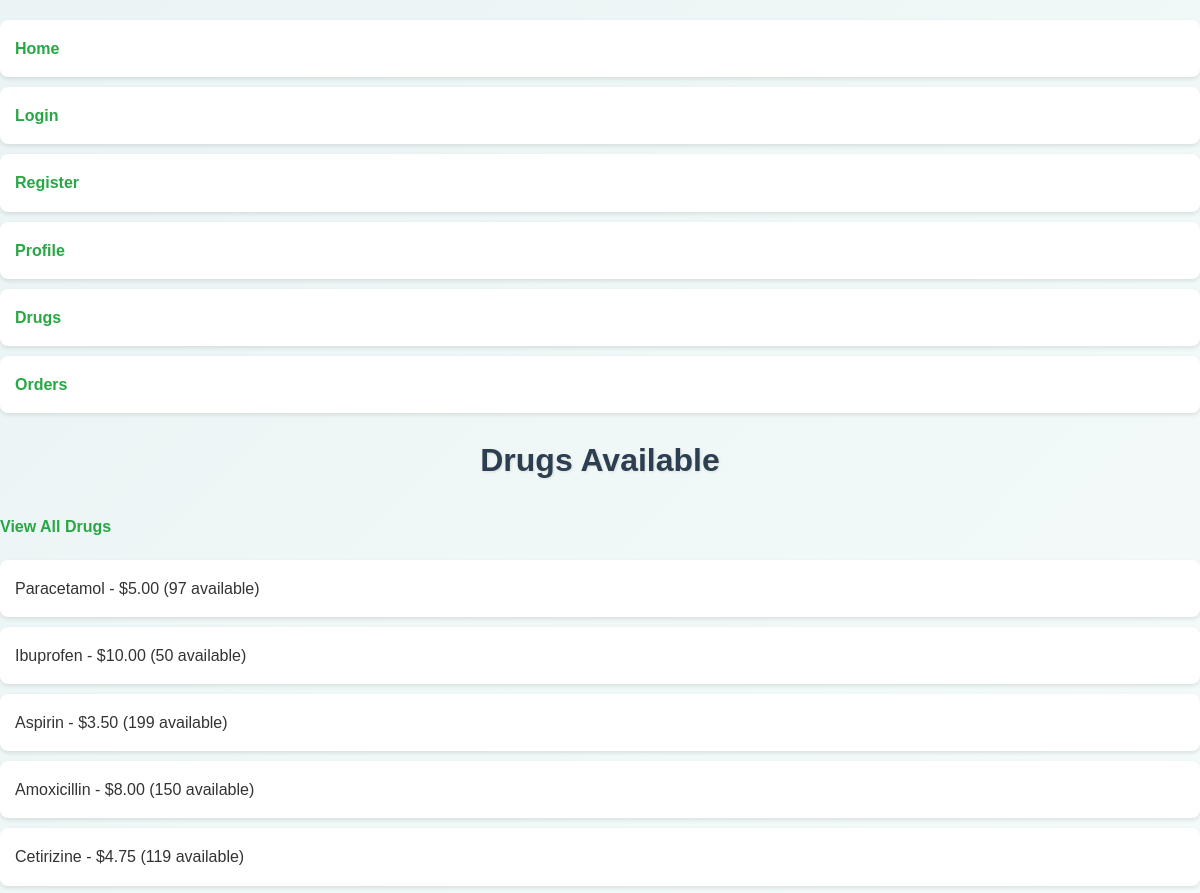
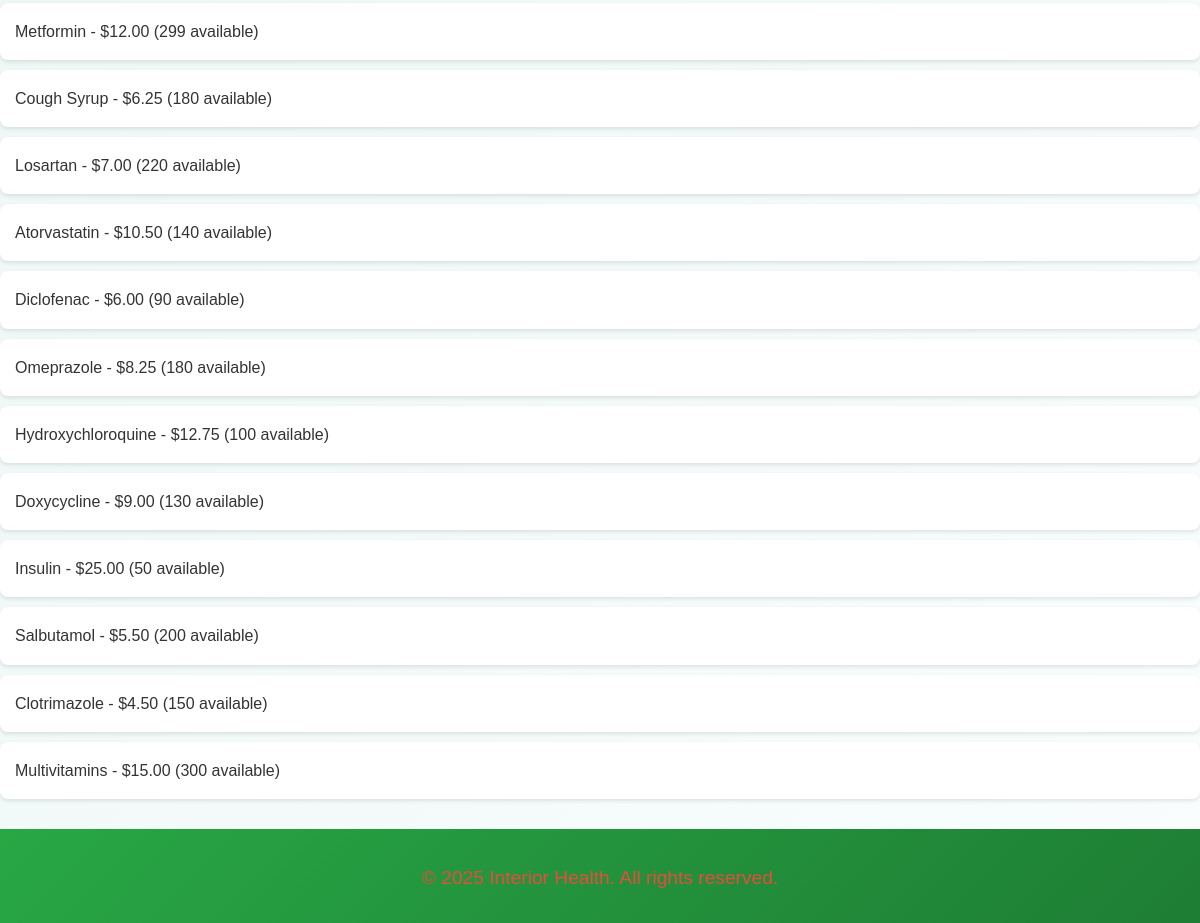
/drugs/drugs/, run on an earlier commit of the app's database (2 pictures, top to bottom).
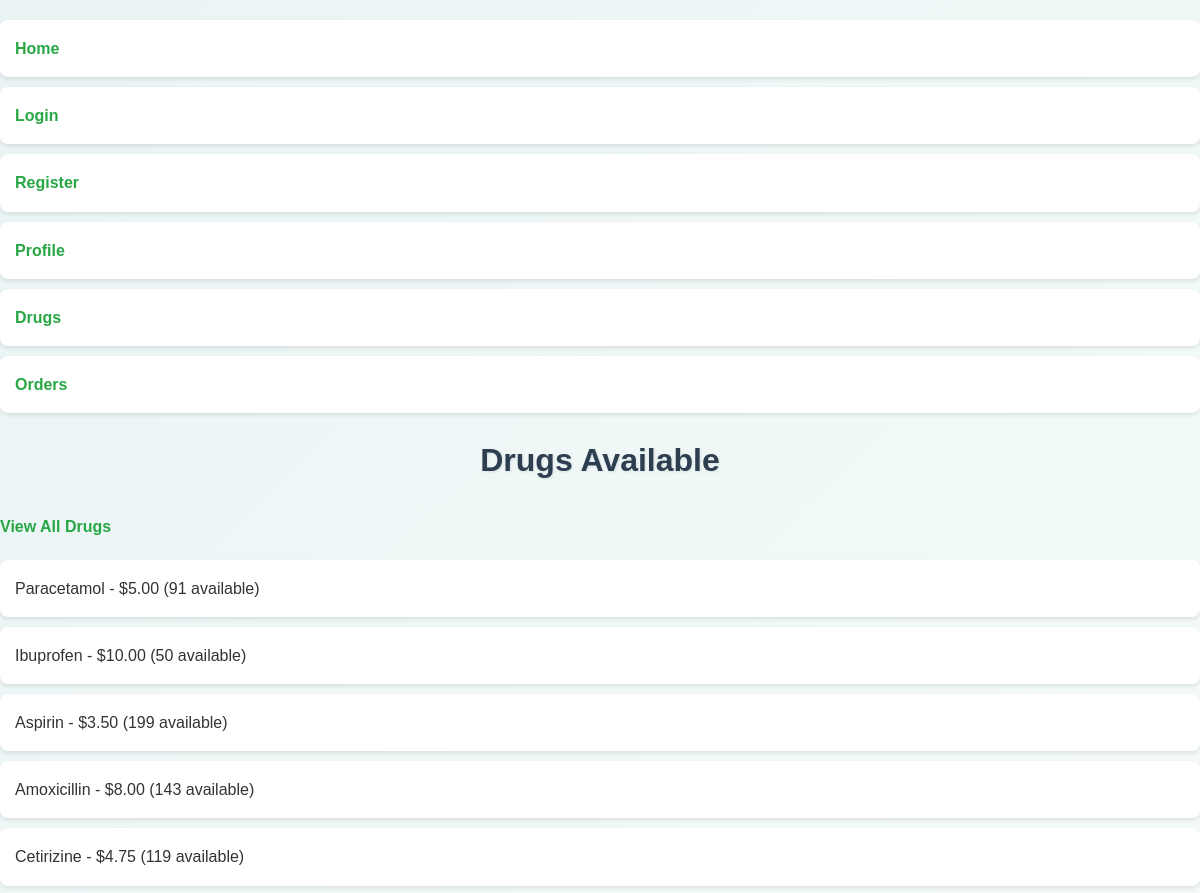
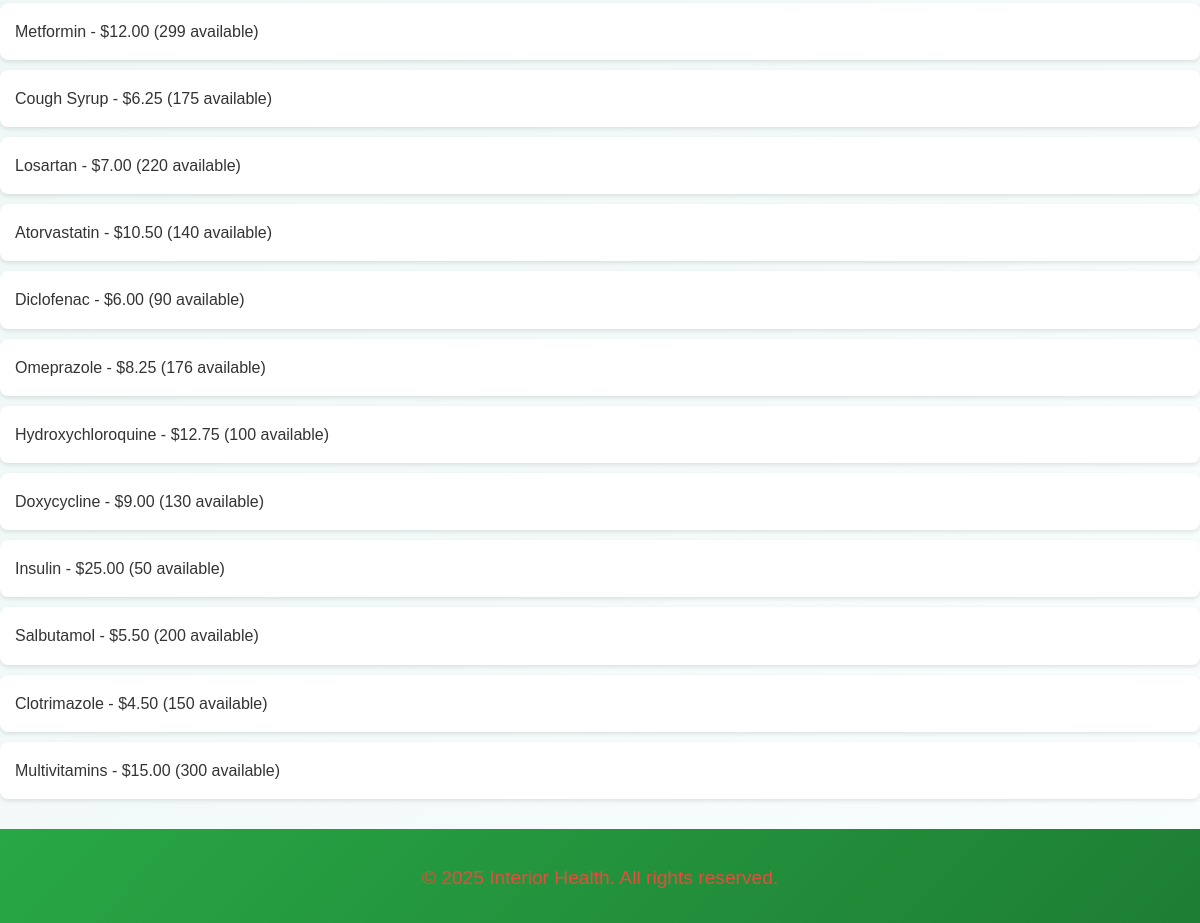
And on a later commit of the database (2 pictures, top to bottom).
### drugs/models.py (models this page shows, shortened)
class Drug(models.Model):
    name = models.CharField(max_length=200, unique=True)
    category = models.CharField(max_length=100)
    description = models.TextField(blank=True, null=True)
    manufacturer = models.CharField(max_length=200)
    expiry_date = models.DateField(null=True, blank=True)  # Allow NULL for expiry_date
    price = models.DecimalField(max_digits=10, decimal_places=2)
    stock_quantity = models.PositiveIntegerField(default=0)
    minimum_stock = models.PositiveIntegerField(default=10)
    created_at = models.DateTimeField(auto_now_add=True)
    updated_at = models.DateTimeField(auto_now=True)

### drugs/views.py (the view)
# urls.py: path('drugs/', drug_list_view, name='drug_list'),
def drug_list_view(request):
    drugs = Drug.objects.all()
    is_admin = request.user.is_staff
    is_patient = request.user.groups.filter(name='Patients').exists()
    print(f"User: {request.user}")
    print(f"Is Admin: {is_admin}")
    print(f"Is Patient: {is_patient}")
    return render(request, 'drugs/drug_list.html', {'drugs': drugs, 'is_admin': is_admin, 'is_patient': is_patient})

### drugs/templatetags/custom_filters.py (called while the page is built)
@register.filter
def is_admin(user):
    return user.groups.filter(name='Admin').exists()

### drugs/templates/drugs/drug_list.html (shortened to what this page needs)
{% extends 'base.html' %}
{% load static %}
{% load custom_filters %}
{% block content %}
  <h2>Drugs Available</h2>
  <a href="{% url 'drugs:drug_list' %}">View All Drugs</a>
  {% if drugs %}
    <ul>
      {% for drug in drugs %}
        <li>
          {{ drug.name }} - ${{ drug.price }} ({{ drug.stock_quantity }} available)
        </li>
      {% endfor %}
    </ul>
  {% else %}
    <p>No drugs available.</p>
  {% endif %}
{% endblock %}
{% block extra_css %}
  <link rel="stylesheet" href="{% static 'css/drugs.css' %}">
{% endblock %}

What changed in the data, as far as the page shows it:
changed Drug "Paracetamol": stock_quantity "97" → "91"
changed Drug "Amoxicillin": stock_quantity "150" → "143"
changed Drug "Cough Syrup": stock_quantity "180" → "175"
changed Drug "Omeprazole": stock_quantity "180" → "176"
